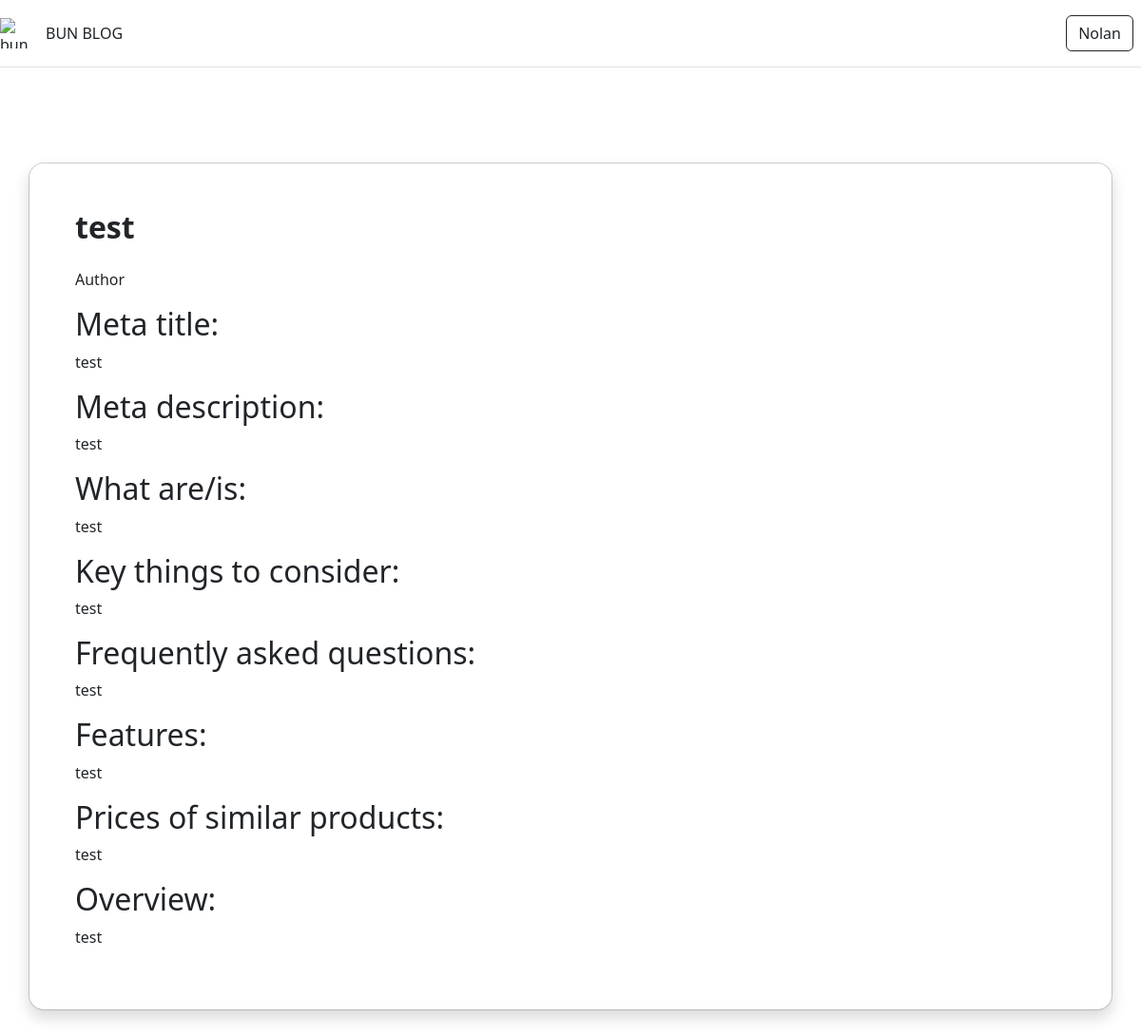
Screenshot of /articles/test/ (signed in) with the database file from the repository.
### articles/models.py (models this page shows, shortened)
class Article(models.Model):
    user = models.ForeignKey(User, blank=True, null=True, on_delete=models.SET_NULL)
    title = models.TextField()
    meta_title = models.TextField()
    meta_description = models.TextField()
    what_is = models.TextField()
    key_things_to_consider = models.TextField()
    faq = models.TextField()
    features = models.TextField()
    prices_of_similar_products = models.TextField()
    content = models.TextField()
    image_url = models.URLField(default='https://robohash.org/test.png')
    abunda_slug = models.TextField(blank=True)
    slug = models.SlugField(unique=True, blank=True, null=True, max_length=255)
    timestamp = models.DateTimeField(auto_now_add=True)
    updated = models.DateTimeField(auto_now=True)
    publish = models.DateField(auto_now_add=False, auto_now=False, null=True, blank=True)
    published = models.BooleanField(default=False)
    tags = models.TextField(blank=True)
    objects=ArticleManager()

### articles/views.py (the view)
# urls.py: path('<slug:slug>/', article_detail_view, name='detail'),
def article_detail_view(request, slug=None):
    article_obj = None
    if slug is not None:
        try:
            article_obj = Article.objects.get(slug=slug)
        except Article.DoesNotExist:
            raise Http404
        except Article.MultipleObjectsReturned:
            article_obj = Article.objects.filter(slug=slug).first()
        except:
            raise Http404
    context = {
        "object": article_obj,
    }
    return render(request, "articles/detail.html", context=context)

### articles/models.py (called while the page is built)
    def get_queryset(self):
        return ArticleQuerySet(self.model, using=self._db)

### templates/articles/detail.html (shortened to what this page needs)
{% extends "base.html" %}
{% block content %}
<div class="modal modal-xl modal-article-detail position-static d-block py-5" tabindex="-1" role="dialog" id="articleDetail">
        <div class="modal-dialog" role="document">
          <div class="modal-content rounded-4 shadow">
            <div class="modal-header p-5 pb-4 border-bottom-0">
              <h1 class="fw-bold mb-0 fs-2">{{ object.title }}</h1>
            </div>
            <div class="modal-body p-5 pt-0">
                <p>Author {{ object.user.username }}
                <h2>Meta title:</h2>
                <p>{{ object.meta_title|safe }}</p>
                <h2>Meta description:</h2>
                <p>{{ object.meta_description|safe }}</p>
                <h2>What are/is:</h2>
                <p>{{ object.what_is|safe }}</p>
                <h2>Key things to consider:</h2>
                <p>{{ object.key_things_to_consider|safe }}</p>
                <h2>Frequently asked questions:</h2>
                <p>{{ object.faq|safe }}</p>
                <h2>Features:</h2>
                <p>{{ object.features|safe }}</p>
                <h2>Prices of similar products:</h2>
                <p>{{ object.prices_of_similar_products|safe }}</p>
                <h2>Overview:</h2>
                <p>{{ object.content|safe }}</p>
            </div>
          </div>
        </div>
      </div>
{% endblock content %}

### templates/navbar.html
<header class="d-flex flex-wrap align-items-center justify-content-center justify-content-md-between py-3 mb-4 border-bottom">
  <a href="/" class="d-flex align-items-center col-md-3 mb-2 mb-md-0 text-dark text-decoration-none">
    <img class="bi me-2" width="40" height="32" role="img" aria-label="Bootstrap" src="https://cdn-icons-png.flaticon.com/512/5410/5410578.png" alt="bun blog">
    BUN BLOG
  </a>
  <div class="col-md-3 text-end">
    {% if user.is_authenticated %}
    <a href="/profile/" class="btn btn-outline-dark me-2">
      {{ user.username|title }}
    </a>
    {% else %}
      <a href="/login/" class="btn btn-primary me-2" role="button">Login</a>
    {% endif %}
  </div>
</header>

### rows the page displays
Article: title "test", meta_title "test", meta_description "test", what_is "test", key_things_to_consider "test", faq "test", features "test", prices_of_similar_products "test", content "test"

### other values shown
{{ user.username|title }} "Nolan"
